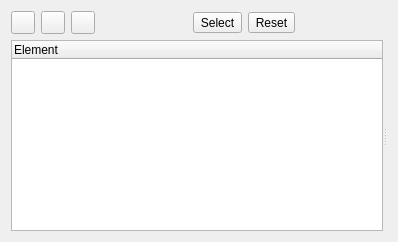
<?xml version="1.0" encoding="UTF-8"?>
<ui version="4.0">
 <author>ws</author>
 <class>DebuggerBase</class>
 <widget class="QWidget" name="DebuggerBase">
  <property name="geometry">
   <rect>
    <x>0</x>
    <y>0</y>
    <width>398</width>
    <height>242</height>
   </rect>
  </property>
  <property name="windowTitle">
   <string>Form</string>
  </property>
  <layout class="QVBoxLayout" name="verticalLayout">
   <item>
    <layout class="QHBoxLayout" name="horizontalLayout">
     <item>
      <widget class="QToolButton" name="back">
       <property name="sizePolicy">
        <sizepolicy hsizetype="Fixed" vsizetype="Fixed">
         <horstretch>0</horstretch>
         <verstretch>0</verstretch>
        </sizepolicy>
       </property>
       <property name="icon">
        <iconset resource="musescore.qrc">
         <normaloff>:/data/previous.png</normaloff>:/data/previous.png</iconset>
       </property>
      </widget>
     </item>
     <item>
      <widget class="QToolButton" name="forward">
       <property name="icon">
        <iconset resource="musescore.qrc">
         <normaloff>:/data/next.png</normaloff>:/data/next.png</iconset>
       </property>
      </widget>
     </item>
     <item>
      <widget class="QToolButton" name="reload">
       <property name="toolTip">
        <string notr="true">Reload</string>
       </property>
       <property name="icon">
        <iconset resource="musescore.qrc">
         <normaloff>:/data/reload.png</normaloff>:/data/reload.png</iconset>
       </property>
      </widget>
     </item>
     <item>
      <spacer name="horizontalSpacer_2">
       <property name="orientation">
        <enum>Qt::Horizontal</enum>
       </property>
       <property name="sizeHint" stdset="0">
        <size>
         <width>40</width>
         <height>20</height>
        </size>
       </property>
      </spacer>
     </item>
     <item>
      <widget class="QToolButton" name="selectButton">
       <property name="toolTip">
        <string notr="true">Select Element</string>
       </property>
       <property name="text">
        <string>Select</string>
       </property>
      </widget>
     </item>
     <item>
      <widget class="QToolButton" name="resetButton">
       <property name="toolTip">
        <string notr="true">Reset Element Properties</string>
       </property>
       <property name="text">
        <string notr="true">Reset</string>
       </property>
      </widget>
     </item>
     <item>
      <spacer name="horizontalSpacer">
       <property name="orientation">
        <enum>Qt::Horizontal</enum>
       </property>
       <property name="sizeHint" stdset="0">
        <size>
         <width>40</width>
         <height>20</height>
        </size>
       </property>
      </spacer>
     </item>
    </layout>
   </item>
   <item>
    <widget class="QSplitter" name="split">
     <property name="sizePolicy">
      <sizepolicy hsizetype="Expanding" vsizetype="Expanding">
       <horstretch>0</horstretch>
       <verstretch>0</verstretch>
      </sizepolicy>
     </property>
     <property name="orientation">
      <enum>Qt::Horizontal</enum>
     </property>
     <property name="childrenCollapsible">
      <bool>false</bool>
     </property>
     <widget class="QTreeWidget" name="list">
      <property name="uniformRowHeights">
       <bool>true</bool>
      </property>
      <column>
       <property name="text">
        <string notr="true">Element</string>
       </property>
       <property name="toolTip">
        <string notr="true"/>
       </property>
       <property name="statusTip">
        <string notr="true"/>
       </property>
       <property name="whatsThis">
        <string notr="true"/>
       </property>
      </column>
     </widget>
     <widget class="QWidget" name="widget" native="true">
      <layout class="QGridLayout" name="gridLayout">
       <item row="0" column="0">
        <widget class="QStackedWidget" name="stack">
         <property name="sizePolicy">
          <sizepolicy hsizetype="Expanding" vsizetype="Expanding">
           <horstretch>0</horstretch>
           <verstretch>0</verstretch>
          </sizepolicy>
         </property>
         <widget class="QWidget" name="page"/>
         <widget class="QWidget" name="page_2"/>
        </widget>
       </item>
      </layout>
     </widget>
    </widget>
   </item>
  </layout>
 </widget>
 <resources>
  <include location="musescore.qrc"/>
 </resources>
 <connections/>
</ui>
